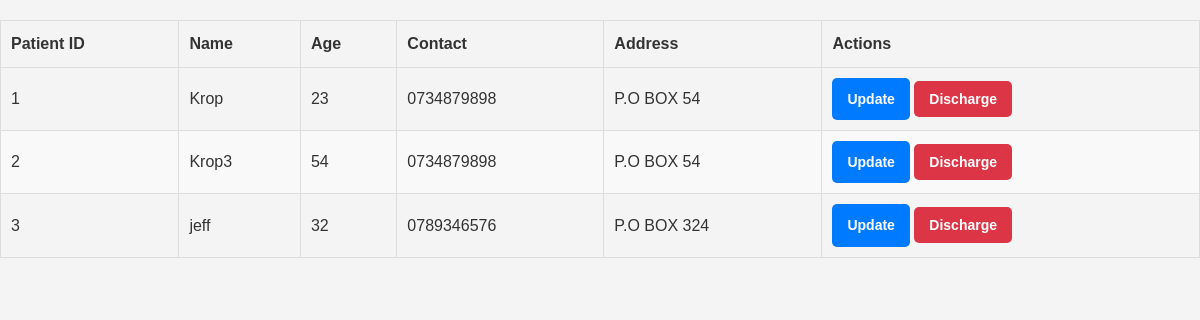
The page /get-patients on the database its author committed.
### models.py (models this page shows)
class Patient(db.Model):
    id = db.Column(db.Integer, primary_key=True)
    name = db.Column(db.String(100), nullable=False)
    age = db.Column(db.Integer, nullable=False)
    contact = db.Column(db.String(20), nullable=False)
    address = db.Column(db.String(200), nullable=False)

### app.py (the view)
@app.route('/get-patients')
def get_patients():
    patients = Patient.query.all()
    return render_template('patients_table.html', patients=patients)

### templates/patients_table.html (shortened to what this page needs)
<!DOCTYPE html>
<html lang="en">
<head>
    <link rel="stylesheet" href="{{ url_for('static', filename='style.css') }}">
</head>
<body>
    <table class="patients-table">
        <thead>
            <tr>
                <th>Patient ID</th>
                <th>Name</th>
                <th>Age</th>
                <th>Contact</th>
                <th>Address</th>
                <th>Actions</th>
            </tr>
        </thead>
        <tbody>
            {% for patient in patients %}
            <tr>
                <td>{{ patient.id }}</td>
                <td>{{ patient.name }}</td>
                <td>{{ patient.age }}</td>
                <td>{{ patient.contact }}</td>
                <td>{{ patient.address }}</td>
                <td class="actions-column">
                    <a href="{{ url_for('update_patient', id=patient.id) }}" class="btn btn-primary">Update</a>
                    <button class="btn btn-danger" onclick="dischargePatient('{{ url_for('discharge_patient', id=patient.id) }}')">Discharge</button>
                </td>
            </tr>
            {% endfor %}
        </tbody>
    </table>
</body>
</html>

### static/style.css (style rules this page uses)
* { margin: 0; padding: 0; box-sizing: border-box; }
body { font-family: Arial, sans-serif; line-height: 1.6; color: #333; background-color: #f4f4f4; }
.btn { padding: 10px 15px; border: none; border-radius: 5px; font-size: 14px; font-weight: bold; cursor: pointer; text-align: center; text-decoration: none; display: inline-block; transition: background-color 0.3s ease, color 0.3s ease; }
.btn-primary { background-color: #007bff; color: #fff; }
.btn-danger { background-color: #dc3545; color: #fff; }
table { width: 100%; border-collapse: collapse; margin-top: 20px; }
table, th, td { border: 1px solid #ddd; }
th, td { padding: 10px; text-align: left; }
thead { background-color: #f4f4f4; }
thead th { font-weight: bold; }
tbody tr:nth-child(even) { background-color: #f9f9f9; }
.patients-table { width: 100%; border-collapse: collapse; margin: 20px 0; }
.patients-table th, .patients-table td { border: 1px solid #ddd; padding: 10px; }
.patients-table th { background-color: #f4f4f4; text-align: left; }
.patients-table tr:nth-child(even) { background-color: #f9f9f9; }
a { text-decoration:none; }

### rows shown on the page
Patient: id "1", name "Krop", age "23", contact "0734879898", address "P.O BOX 54"
Patient: id "2", name "Krop3", age "54", contact "0734879898", address "P.O BOX 54"
Patient: id "3", name "jeff", age "32", contact "0789346576", address "P.O BOX 324"
